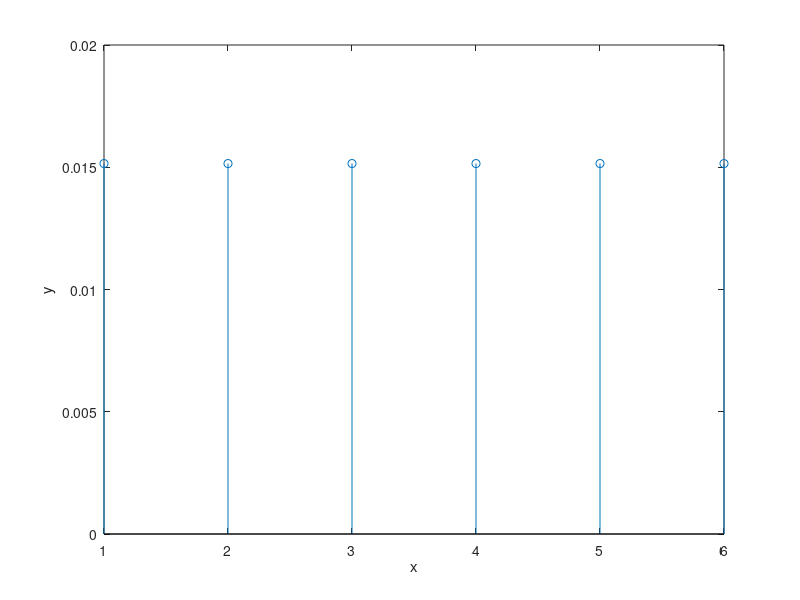

Source code (MATLAB): (Note: this script raises an error after producing the figure.)
%% 1 a)
%  P(x=1) = P(x=2) = P(x=3) = P(x=4) = P(x=5) = P(x=6) = 1/6 

x = 1:6;
px =  1/66 * ones(size(x));
stem(x, px)
xlabel('x');
ylabel('y');

%% 1 b)
%  

exercicio_2_01_a(x, px)

function[prob] = exercicio_2_01_a(x, px)
    xx = [0 x 7];
    pxx = [0 px 0];
    fx = cumsum(pxx);
    stairs(xx, fx);
end